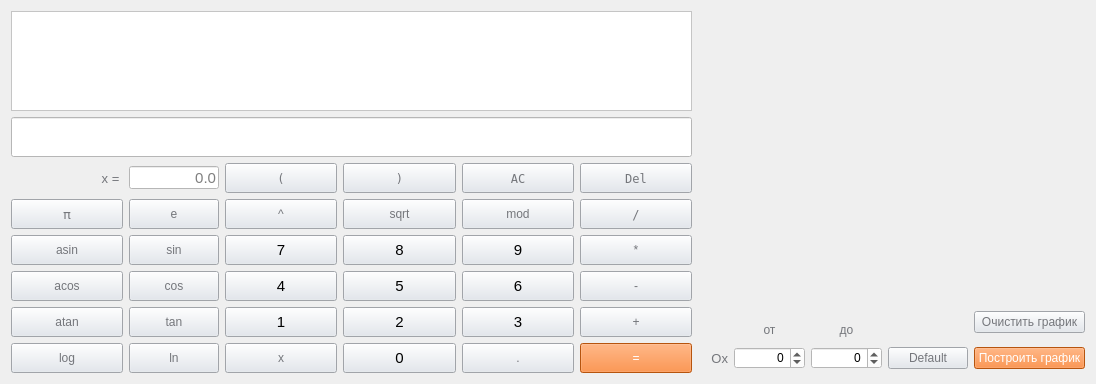
      <widget class="QWidget" name="tab">
       <attribute name="title">
        <string>Инженерный</string>
       </attribute>
       <layout class="QGridLayout" name="gridLayout_2">
        <item row="0" column="0">
         <layout class="QGridLayout" name="gridLayout_3">
          <item row="7" column="11">
           <widget class="QPushButton" name="button_graph_create">
            <property name="styleSheet">
             <string notr="true">QPushButton {
	background-color: #FF7514;
  color: white; 
}

QPushButton:pressed {
    background-color: qlineargradient(x1: 0, y1: 0, x2: 0, y2: 1,
                                      stop: 0 #FF7832, stop: 1 #FF9739);
}</string>
            </property>
            <property name="text">
             <string>Построить график</string>
            </property>
           </widget>
          </item>
          <item row="1" column="0" colspan="6">
           <widget class="QLineEdit" name="output_line">
            <property name="minimumSize">
             <size>
              <width>681</width>
              <height>40</height>
             </size>
            </property>
            <property name="maximumSize">
             <size>
              <width>1200</width>
              <height>100</height>
             </size>
            </property>
            <property name="styleSheet">
             <string notr="true">font: 12pt &quot;Ubuntu&quot;;
color: black;
background-color: white;</string>
            </property>
            <property name="alignment">
             <set>Qt::AlignRight|Qt::AlignTrailing|Qt::AlignVCenter</set>
            </property>
            <property name="readOnly">
             <bool>true</bool>
            </property>
           </widget>
          </item>
          <item row="4" column="1">
           <widget class="QPushButton" name="button_sin">
            <property name="minimumSize">
             <size>
              <width>20</width>
              <height>30</height>
             </size>
            </property>
            <property name="styleSheet">
             <string notr="true">QPushButton {
	background-color: rgb(225, 230, 237);
  color: rgb(116, 118, 123); 
}</string>
            </property>
            <property name="text">
             <string>sin</string>
            </property>
           </widget>
          </item>
          <item row="2" column="1">
           <widget class="QLineEdit" name="x_value">
            <property name="maximumSize">
             <size>
              <width>90</width>
              <height>23</height>
             </size>
            </property>
            <property name="font">
             <font>
              <family>Ubuntu</family>
              <pointsize>11</pointsize>
              <italic>false</italic>
              <bold>false</bold>
             </font>
            </property>
            <property name="focusPolicy">
             <enum>Qt::StrongFocus</enum>
            </property>
            <property name="layoutDirection">
             <enum>Qt::LeftToRight</enum>
            </property>
            <property name="styleSheet">
             <string notr="true">font: 11pt &quot;Ubuntu&quot;;
color: black;
background-color: white;</string>
            </property>
            <property name="text">
             <string/>
            </property>
            <property name="maxLength">
             <number>100</number>
            </property>
            <property name="alignment">
             <set>Qt::AlignRight|Qt::AlignTrailing|Qt::AlignVCenter</set>
            </property>
            <property name="placeholderText">
             <string>0.0</string>
            </property>
            <property name="cursorMoveStyle">
             <enum>Qt::VisualMoveStyle</enum>
            </property>
           </widget>
          </item>
          <item row="2" column="5">
           <widget class="QPushButton" name="button_del">
            <property name="minimumSize">
             <size>
              <width>20</width>
              <height>30</height>
             </size>
            </property>
            <property name="font">
             <font>
              <family>DejaVu Sans Mono</family>
             </font>
            </property>
            <property name="styleSheet">
             <string notr="true">QPushButton {
	background-color: rgb(225, 230, 237);
  color: rgb(116, 118, 123); 
}</string>
            </property>
            <property name="text">
             <string>Del</string>
            </property>
           </widget>
          </item>
          <item row="5" column="1">
           <widget class="QPushButton" name="button_cos">
            <property name="minimumSize">
             <size>
              <width>20</width>
              <height>30</height>
             </size>
            </property>
            <property name="styleSheet">
             <string notr="true">QPushButton {
	background-color: rgb(225, 230, 237);
  color: rgb(116, 118, 123); 
}</string>
            </property>
            <property name="text">
             <string>cos</string>
            </property>
           </widget>
          </item>
          <item row="3" column="2">
           <widget class="QPushButton" name="button_pow">
            <property name="minimumSize">
             <size>
              <width>20</width>
              <height>30</height>
             </size>
            </property>
            <property name="styleSheet">
             <string notr="true">QPushButton {
	background-color: rgb(225, 230, 237);
  color: rgb(116, 118, 123); 
}</string>
            </property>
            <property name="text">
             <string>^</string>
            </property>
           </widget>
          </item>
          <item row="7" column="0">
           <widget class="QPushButton" name="button_log">
            <property name="minimumSize">
             <size>
              <width>20</width>
              <height>30</height>
             </size>
            </property>
            <property name="styleSheet">
             <string notr="true">QPushButton {
	background-color: rgb(225, 230, 237);
  color: rgb(116, 118, 123); 
}</string>
            </property>
            <property name="text">
             <string>log</string>
            </property>
           </widget>
          </item>
          <item row="6" column="2">
           <widget class="QPushButton" name="button_1">
            <property name="minimumSize">
             <size>
              <width>20</width>
              <height>30</height>
             </size>
            </property>
            <property name="font">
             <font>
              <pointsize>11</pointsize>
              <bold>false</bold>
             </font>
            </property>
            <property name="styleSheet">
             <string notr="true">QPushButton {
	background-color: rgb(225, 230, 237);
  color: black;
}</string>
            </property>
            <property name="text">
             <string>1</string>
            </property>
           </widget>
          </item>
          <item row="3" column="3">
           <widget class="QPushButton" name="button_sqrt">
            <property name="minimumSize">
             <size>
              <width>20</width>
              <height>30</height>
             </size>
            </property>
            <property name="styleSheet">
             <string notr="true">QPushButton {
	background-color: rgb(225, 230, 237);
  color: rgb(116, 118, 123); 
}</string>
            </property>
            <property name="text">
             <string>sqrt</string>
            </property>
           </widget>
          </item>
          <item row="3" column="5">
           <widget class="QPushButton" name="button_div">
            <property name="minimumSize">
             <size>
              <width>20</width>
              <height>30</height>
             </size>
            </property>
            <property name="font">
             <font>
              <family>DejaVu Sans Mono</family>
             </font>
            </property>
            <property name="styleSheet">
             <string notr="true">QPushButton {
	background-color: rgb(225, 230, 237);
  color: rgb(116, 118, 123); 
}</string>
            </property>
            <property name="text">
             <string>/</string>
            </property>
           </widget>
          </item>
          <item row="5" column="0">
           <widget class="QPushButton" name="button_acos">
            <property name="minimumSize">
             <size>
              <width>20</width>
              <height>30</height>
             </size>
            </property>
            <property name="styleSheet">
             <string notr="true">QPushButton {
	background-color: rgb(225, 230, 237);
  color: rgb(116, 118, 123); 
}</string>
            </property>
            <property name="text">
             <string>acos</string>
            </property>
           </widget>
          </item>
          <item row="7" column="4">
           <widget class="QPushButton" name="button_dot">
            <property name="minimumSize">
             <size>
              <width>20</width>
              <height>30</height>
             </size>
            </property>
            <property name="styleSheet">
             <string notr="true">QPushButton {
	background-color: rgb(225, 230, 237);
  color: rgb(116, 118, 123); 
}</string>
            </property>
            <property name="text">
             <string>.</string>
            </property>
           </widget>
          </item>
          <item row="2" column="4">
           <widget class="QPushButton" name="button_AC">
            <property name="minimumSize">
             <size>
              <width>20</width>
              <height>30</height>
             </size>
            </property>
            <property name="font">
             <font>
              <family>DejaVu Sans Mono</family>
             </font>
            </property>
            <property name="styleSheet">
             <string notr="true">QPushButton {
	background-color: rgb(225, 230, 237);
  color: rgb(116, 118, 123); 
}</string>
            </property>
            <property name="text">
             <string>AC</string>
            </property>
           </widget>
          </item>
          <item row="2" column="0">
           <widget class="QLabel" name="label">
            <property name="font">
             <font>
              <family>Ubuntu</family>
              <pointsize>10</pointsize>
              <italic>false</italic>
              <bold>false</bold>
             </font>
            </property>
            <property name="layoutDirection">
             <enum>Qt::LeftToRight</enum>
            </property>
            <property name="styleSheet">
             <string notr="true">color: #74767b;
font: 500 10pt &quot;Ubuntu&quot;;</string>
            </property>
            <property name="text">
             <string>x = </string>
            </property>
            <property name="alignment">
             <set>Qt::AlignRight|Qt::AlignTrailing|Qt::AlignVCenter</set>
            </property>
           </widget>
          </item>
          <item row="7" column="3">
           <widget class="QPushButton" name="button_0">
            <property name="minimumSize">
             <size>
              <width>20</width>
              <height>30</height>
             </size>
            </property>
            <property name="font">
             <font>
              <pointsize>11</pointsize>
              <bold>false</bold>
             </font>
            </property>
            <property name="styleSheet">
             <string notr="true">QPushButton {
	background-color: rgb(225, 230, 237);
  color: black;
}</string>
            </property>
            <property name="text">
             <string>0</string>
            </property>
           </widget>
          </item>
          <item row="4" column="5">
           <widget class="QPushButton" name="button_mul">
            <property name="minimumSize">
             <size>
              <width>20</width>
              <height>30</height>
             </size>
            </property>
            <property name="styleSheet">
             <string notr="true">QPushButton {
	background-color: rgb(225, 230, 237);
  color: rgb(116, 118, 123); 
}</string>
            </property>
            <property name="text">
             <string>*</string>
            </property>
           </widget>
          </item>
          <item row="0" column="0" colspan="6">
           <widget class="QTextEdit" name="input_line">
            <property name="maximumSize">
             <size>
              <width>1200</width>
              <height>100</height>
             </size>
            </property>
            <property name="layoutDirection">
             <enum>Qt::LeftToRight</enum>
            </property>
            <property name="styleSheet">
             <string notr="true">font: 12pt &quot;Ubuntu&quot;;
color: black;
background-color: white;</string>
            </property>
            <property name="lineWidth">
             <number>2</number>
            </property>
            <property name="tabStopDistance">
             <double>80.000000000000000</double>
            </property>
           </widget>
          </item>
          <item row="6" column="5">
           <widget class="QPushButton" name="button_sum">
            <property name="minimumSize">
             <size>
              <width>20</width>
              <height>30</height>
             </size>
            </property>
            <property name="styleSheet">
             <string notr="true">QPushButton {
	background-color: rgb(225, 230, 237);
  color: rgb(116, 118, 123); 
}</string>
            </property>
            <property name="text">
             <string>+</string>
            </property>
           </widget>
          </item>
          <item row="7" column="2">
           <widget class="QPushButton" name="button_x">
            <property name="minimumSize">
             <size>
              <width>20</width>
              <height>30</height>
             </size>
            </property>
            <property name="styleSheet">
             <string notr="true">QPushButton {
	background-color: rgb(225, 230, 237);
  color: rgb(116, 118, 123); 
}</string>
            </property>
            <property name="text">
             <string>x</string>
            </property>
           </widget>
          </item>
          <item row="4" column="3">
           <widget class="QPushButton" name="button_8">
            <property name="minimumSize">
             <size>
              <width>20</width>
              <height>30</height>
             </size>
            </property>
            <property name="font">
             <font>
              <pointsize>11</pointsize>
              <bold>false</bold>
             </font>
            </property>
            <property name="styleSheet">
             <string notr="true">QPushButton {
	background-color: rgb(225, 230, 237);
  color: black;
}</string>
            </property>
            <property name="text">
             <string>8</string>
            </property>
           </widget>
          </item>
          <item row="6" column="4">
           <widget class="QPushButton" name="button_3">
            <property name="minimumSize">
             <size>
              <width>20</width>
              <height>30</height>
             </size>
            </property>
            <property name="font">
             <font>
              <pointsize>11</pointsize>
              <bold>false</bold>
             </font>
            </property>
            <property name="styleSheet">
             <string notr="true">QPushButton {
	background-color: rgb(225, 230, 237);
  color: black;
}</string>
            </property>
            <property name="text">
             <string>3</string>
            </property>
           </widget>
          </item>
          <item row="6" column="1">
           <widget class="QPushButton" name="button_tan">
            <property name="minimumSize">
             <size>
              <width>20</width>
              <height>30</height>
             </size>
            </property>
            <property name="styleSheet">
             <string notr="true">QPushButton {
	background-color: rgb(225, 230, 237);
  color: rgb(116, 118, 123); 
}</string>
            </property>
            <property name="text">
             <string>tan</string>
            </property>
           </widget>
          </item>
          <item row="3" column="4">
           <widget class="QPushButton" name="button_mod">
            <property name="minimumSize">
             <size>
              <width>20</width>
              <height>30</height>
             </size>
            </property>
            <property name="styleSheet">
             <string notr="true">QPushButton {
	background-color: rgb(225, 230, 237);
  color: rgb(116, 118, 123); 
}</string>
            </property>
            <property name="text">
             <string>mod</string>
            </property>
           </widget>
          </item>
          <item row="2" column="2">
           <widget class="QPushButton" name="button_left_bracket">
            <property name="minimumSize">
             <size>
              <width>20</width>
              <height>30</height>
             </size>
            </property>
            <property name="font">
             <font>
              <family>DejaVu Sans Mono</family>
             </font>
            </property>
            <property name="styleSheet">
             <string notr="true">QPushButton {
	background-color: rgb(225, 230, 237);
  color: rgb(116, 118, 123); 
}</string>
            </property>
            <property name="text">
             <string>(</string>
            </property>
           </widget>
          </item>
          <item row="5" column="5">
           <widget class="QPushButton" name="button_sub">
            <property name="minimumSize">
             <size>
              <width>20</width>
              <height>30</height>
             </size>
            </property>
            <property name="styleSheet">
             <string notr="true">QPushButton {
	background-color: rgb(225, 230, 237);
  color: rgb(116, 118, 123); 
}</string>
            </property>
            <property name="text">
             <string>-</string>
            </property>
           </widget>
          </item>
          <item row="2" column="3">
           <widget class="QPushButton" name="button_right_bracket">
            <property name="minimumSize">
             <size>
              <width>20</width>
              <height>30</height>
             </size>
            </property>
            <property name="font">
             <font>
              <family>DejaVu Sans Mono</family>
             </font>
            </property>
            <property name="styleSheet">
             <string notr="true">QPushButton {
	background-color: rgb(225, 230, 237);
  color: rgb(116, 118, 123); 
}</string>
            </property>
            <property name="text">
             <string>)</string>
            </property>
           </widget>
          </item>
          <item row="3" column="1">
           <widget class="QPushButton" name="button_e">
            <property name="minimumSize">
             <size>
              <width>20</width>
              <height>30</height>
             </size>
            </property>
            <property name="styleSheet">
             <string notr="true">QPushButton {
	background-color: rgb(225, 230, 237);
  color: rgb(116, 118, 123); 
}</string>
            </property>
            <property name="text">
             <string>e</string>
            </property>
           </widget>
          </item>
          <item row="4" column="4">
           <widget class="QPushButton" name="button_9">
            <property name="minimumSize">
             <size>
              <width>20</width>
              <height>30</height>
             </size>
            </property>
            <property name="font">
             <font>
              <pointsize>11</pointsize>
              <bold>false</bold>
             </font>
            </property>
            <property name="styleSheet">
             <string notr="true">QPushButton {
	background-color: rgb(225, 230, 237);
  color: black;
}</string>
            </property>
            <property name="text">
             <string>9</string>
            </property>
           </widget>
          </item>
          <item row="7" column="5">
           <widget class="QPushButton" name="button_equal">
            <property name="minimumSize">
             <size>
              <width>20</width>
              <height>30</height>
             </size>
            </property>
            <property name="styleSheet">
             <string notr="true">QPushButton {
	background-color: rgb(255, 117, 20);
  color: white; 
}

QPushButton:pressed {
    background-color: qlineargradient(x1: 0, y1: 0, x2: 0, y2: 1,
                                      stop: 0 rgb(255, 120, 50), stop: 1 rgb(255, 151, 57));
}</string>
            </property>
            <property name="text">
             <string>=</string>
            </property>
           </widget>
          </item>
          <item row="6" column="11">
           <widget class="QPushButton" name="button_graph_clear">
            <property name="styleSheet">
             <string notr="true">QPushButton {
	background-color: #e1e6ed;
  color: #74767b; 
}</string>
            </property>
            <property name="text">
             <string>Очистить график</string>
            </property>
           </widget>
          </item>
          <item row="5" column="3">
           <widget class="QPushButton" name="button_5">
            <property name="minimumSize">
             <size>
              <width>20</width>
              <height>30</height>
             </size>
            </property>
            <property name="font">
             <font>
              <pointsize>11</pointsize>
              <bold>false</bold>
             </font>
            </property>
            <property name="styleSheet">
             <string notr="true">QPushButton {
	background-color: rgb(225, 230, 237);
  color: black;
}</string>
            </property>
            <property name="text">
             <string>5</string>
            </property>
           </widget>
          </item>
          <item row="4" column="2">
           <widget class="QPushButton" name="button_7">
            <property name="minimumSize">
             <size>
              <width>20</width>
              <height>30</height>
             </size>
            </property>
            <property name="font">
             <font>
              <pointsize>11</pointsize>
              <bold>false</bold>
             </font>
            </property>
            <property name="styleSheet">
             <string notr="true">QPushButton {
	background-color: rgb(225, 230, 237);
  color: black;
}</string>
            </property>
            <property name="text">
             <string>7</string>
            </property>
           </widget>
          </item>
          <item row="7" column="1">
           <widget class="QPushButton" name="button_ln">
            <property name="minimumSize">
             <size>
              <width>20</width>
              <height>30</height>
             </size>
            </property>
            <property name="styleSheet">
             <string notr="true">QPushButton {
	background-color: rgb(225, 230, 237);
  color: rgb(116, 118, 123); 
}</string>
            </property>
            <property name="text">
             <string>ln</string>
            </property>
           </widget>
          </item>
          <item row="3" column="0">
           <widget class="QPushButton" name="button_pi">
            <property name="minimumSize">
             <size>
              <width>20</width>
              <height>30</height>
             </size>
            </property>
            <property name="font">
             <font>
              <family>DejaVu Sans Mono</family>
              <pointsize>10</pointsize>
              <italic>false</italic>
              <bold>false</bold>
              <underline>false</underline>
              <strikeout>false</strikeout>
              <kerning>true</kerning>
             </font>
            </property>
            <property name="styleSheet">
             <string notr="true">QPushButton {
	background-color: rgb(225, 230, 237);
  color: rgb(116, 118, 123); 
}</string>
            </property>
            <property name="text">
             <string>π</string>
            </property>
           </widget>
          </item>
          <item row="6" column="3">
           <widget class="QPushButton" name="button_2">
            <property name="minimumSize">
             <size>
              <width>20</width>
              <height>30</height>
             </size>
            </property>
            <property name="font">
             <font>
              <pointsize>11</pointsize>
              <bold>false</bold>
             </font>
            </property>
            <property name="styleSheet">
             <string notr="true">QPushButton {
	background-color: rgb(225, 230, 237);
  color: black;
}</string>
            </property>
            <property name="text">
             <string>2</string>
            </property>
           </widget>
          </item>
          <item row="4" column="0">
           <widget class="QPushButton" name="button_asin">
            <property name="minimumSize">
             <size>
              <width>20</width>
              <height>30</height>
             </size>
            </property>
            <property name="styleSheet">
             <string notr="true">QPushButton {
	background-color: rgb(225, 230, 237);
  color: rgb(116, 118, 123); 
}</string>
            </property>
            <property name="text">
             <string>asin</string>
            </property>
           </widget>
          </item>
          <item row="6" column="0">
           <widget class="QPushButton" name="button_atan">
            <property name="minimumSize">
             <size>
              <width>20</width>
              <height>30</height>
             </size>
            </property>
            <property name="styleSheet">
             <string notr="true">QPushButton {
	background-color: rgb(225, 230, 237);
  color: rgb(116, 118, 123); 
}</string>
            </property>
            <property name="text">
             <string>atan</string>
            </property>
           </widget>
          </item>
          <item row="5" column="2">
           <widget class="QPushButton" name="button_4">
            <property name="minimumSize">
             <size>
              <width>20</width>
              <height>30</height>
             </size>
            </property>
            <property name="font">
             <font>
              <pointsize>11</pointsize>
              <bold>false</bold>
             </font>
            </property>
            <property name="styleSheet">
             <string notr="true">QPushButton {
	background-color: rgb(225, 230, 237);
  color: black;
}</string>
            </property>
            <property name="text">
             <string>4</string>
            </property>
           </widget>
          </item>
          <item row="5" column="4">
           <widget class="QPushButton" name="button_6">
            <property name="minimumSize">
             <size>
              <width>20</width>
              <height>30</height>
             </size>
            </property>
            <property name="font">
             <font>
              <pointsize>11</pointsize>
              <bold>false</bold>
             </font>
            </property>
            <property name="styleSheet">
             <string notr="true">QPushButton {
	background-color: rgb(225, 230, 237);
  color: black;
}</string>
            </property>
            <property name="text">
             <string>6</string>
            </property>
           </widget>
          </item>
          <item row="7" column="6">
           <widget class="QLabel" name="label_11">
            <property name="maximumSize">
             <size>
              <width>17</width>
              <height>16777215</height>
             </size>
            </property>
            <property name="text">
             <string/>
            </property>
           </widget>
          </item>
          <item row="7" column="7">
           <widget class="QLabel" name="label_2">
            <property name="maximumSize">
             <size>
              <width>17</width>
              <height>16777215</height>
             </size>
            </property>
            <property name="font">
             <font>
              <family>Ubuntu</family>
              <pointsize>10</pointsize>
              <italic>false</italic>
              <bold>false</bold>
             </font>
            </property>
            <property name="styleSheet">
             <string notr="true">color: #74767b;
font: 500 10pt &quot;Ubuntu&quot;;</string>
            </property>
            <property name="text">
             <string>Ox</string>
            </property>
            <property name="alignment">
             <set>Qt::AlignRight|Qt::AlignTrailing|Qt::AlignVCenter</set>
            </property>
           </widget>
          </item>
          <item row="7" column="8">
           <widget class="QSpinBox" name="spin_coord_x_start">
            <property name="styleSheet">
             <string notr="true">color: black;
background-color: white;</string>
            </property>
            <property name="alignment">
             <set>Qt::AlignRight|Qt::AlignTrailing|Qt::AlignVCenter</set>
            </property>
            <property name="minimum">
             <number>-1000000</number>
            </property>
            <property name="maximum">
             <number>1000000</number>
            </property>
            <property name="singleStep">
             <number>10</number>
            </property>
            <property name="stepType">
             <enum>QAbstractSpinBox::AdaptiveDecimalStepType</enum>
            </property>
           </widget>
          </item>
          <item row="7" column="9">
           <widget class="QSpinBox" name="spin_coord_x_end">
            <property name="styleSheet">
             <string notr="true">color: black;
background-color: white;</string>
            </property>
            <property name="alignment">
             <set>Qt::AlignRight|Qt::AlignTrailing|Qt::AlignVCenter</set>
            </property>
            <property name="minimum">
             <number>-1000000</number>
            </property>
            <property name="maximum">
             <number>1000000</number>
            </property>
            <property name="singleStep">
             <number>10</number>
            </property>
            <property name="stepType">
             <enum>QAbstractSpinBox::AdaptiveDecimalStepType</enum>
            </property>
           </widget>
          </item>
          <item row="7" column="10">
           <widget class="QPushButton" name="button_default_coord_x">
            <property name="styleSheet">
             <string notr="true">QPushButton {
	background-color: #e1e6ed;
  color: #74767b; 
}</string>
            </property>
            <property name="text">
             <string>Default</string>
            </property>
           </widget>
          </item>
          <item row="6" column="8">
           <widget class="QLabel" name="label_4">
            <property name="styleSheet">
             <string notr="true">color: #74767b;
font: 500 10pt &quot;Ubuntu&quot;;</string>
            </property>
            <property name="text">
             <string>от</string>
            </property>
            <property name="alignment">
             <set>Qt::AlignBottom|Qt::AlignHCenter</set>
            </property>
           </widget>
          </item>
          <item row="6" column="9">
           <widget class="QLabel" name="label_5">
            <property name="styleSheet">
             <string notr="true">color: #74767b;
font: 500 10pt &quot;Ubuntu&quot;;</string>
            </property>
            <property name="text">
             <string>до</string>
            </property>
            <property name="alignment">
             <set>Qt::AlignBottom|Qt::AlignHCenter</set>
            </property>
           </widget>
          </item>
          <item row="0" column="7" rowspan="6" colspan="5">
           <widget class="QCustomPlot" name="graph_show" native="true">
            <property name="styleSheet">
             <string notr="true"/>
            </property>
           </widget>
          </item>
         </layout>
        </item>
       </layout>
      </widget>
